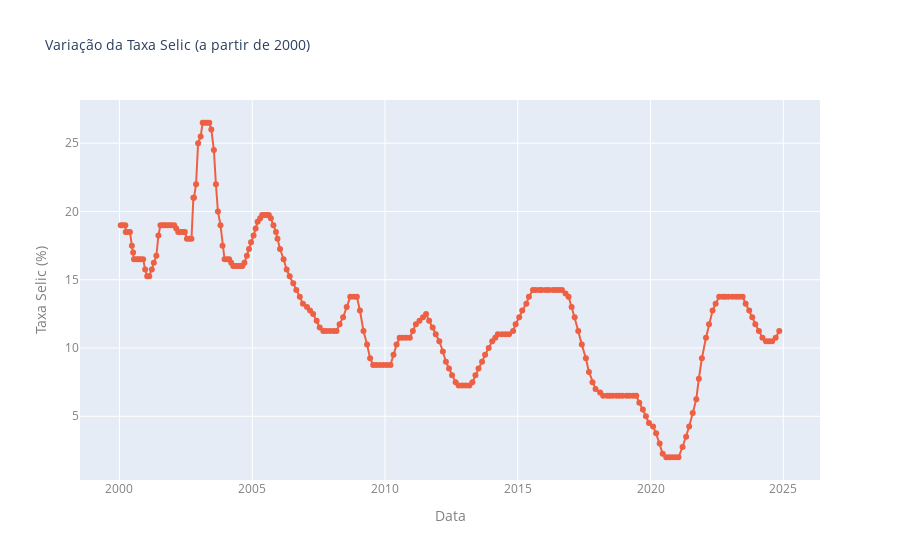

The cell this chart's notebook holds for it:
### Code cell
import plotly.express as px

# Converter a coluna 'Data' para datetime
dados_selic['Data'] = pd.to_datetime(dados_selic['Data'], format='%d/%m/%Y')

# Criando o gráfico com Plotly
fig = px.line(
    dados_selic,
    x='Data',
    y='Taxa_Selic',
    title="Taxa Selic ao Longo do Tempo (a partir do índice 200)",
    labels={'Data': 'Data', 'Taxa_Selic': 'Taxa Selic (%)'},
    markers=True
)

# Personalizando o layout
fig.update_traces(line=dict(color='rgb(237, 96, 68)'))  # Aplica a cor personalizada na linha

fig.update_layout(
    xaxis=dict(tickformat="%Y", color = "gray"),  # Rotacionando as labels do eixo X
    yaxis=dict(title="Taxa Selic (%)", color = "gray"),
    title=dict(text="Variação da Taxa Selic (a partir de 2000)", font=dict(size=14)),
    xaxis_showgrid=True,
    yaxis_showgrid=True,
)

# Exibindo o gráfico
fig.show()

### Figure 1 — Plotly figure (JSON) as saved in the notebook; plotly's stock layout.template omitted (floating-point values rounded to 4 significant figures; data arrays with more than 128 entries replaced by an {"elided": "..."} marker saying what was removed)
{"data": [{"hovertemplate": "Data=%{x}<br>Taxa Selic (%)=%{y}<extra></extra>", "legendgroup": "", "line": {"color": "rgb(237, 96, 68)", "dash": "solid"}, "marker": {"symbol": "circle"}, "mode": "markers+lines", "name": "", "orientation": "v", "showlegend": false, "type": "scatter", "x": {"elided": "226 str values"}, "xaxis": "x", "y": {"elided": "226 float values"}, "yaxis": "y"}], "layout": {"legend": {"tracegroupgap": 0}, "title": {"font": {"size": 14}, "text": "Variação da Taxa Selic (a partir de 2000)"}, "xaxis": {"anchor": "y", "color": "gray", "domain": [0, 1], "showgrid": true, "tickformat": "%Y", "title": {"text": "Data"}}, "yaxis": {"anchor": "x", "color": "gray", "domain": [0, 1], "showgrid": true, "title": {"text": "Taxa Selic (%)"}}}}
